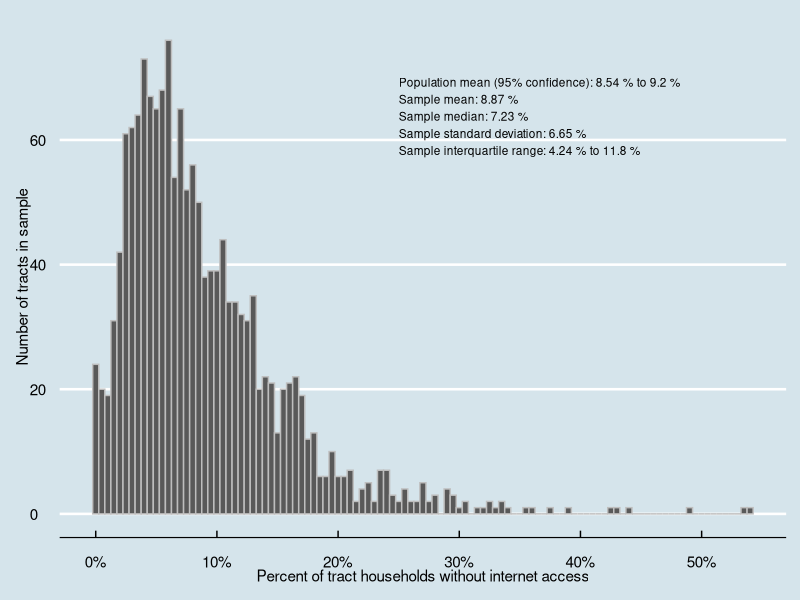
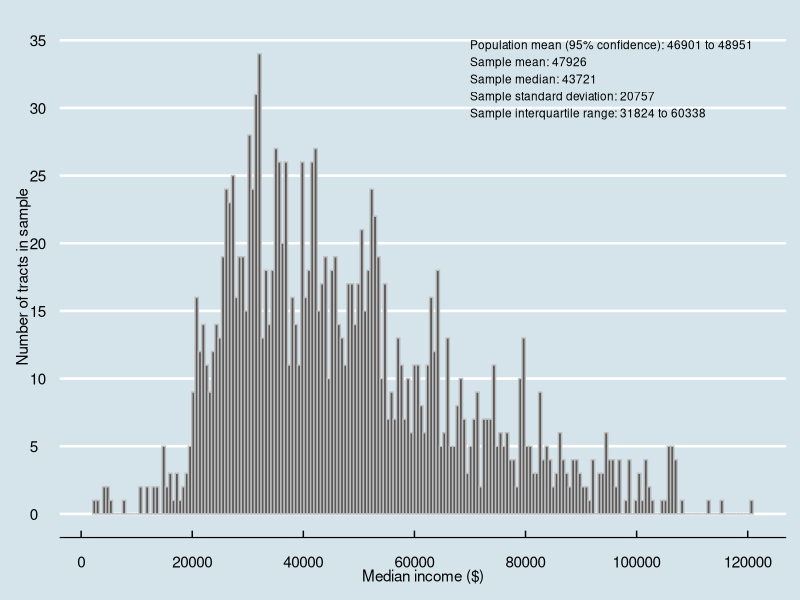
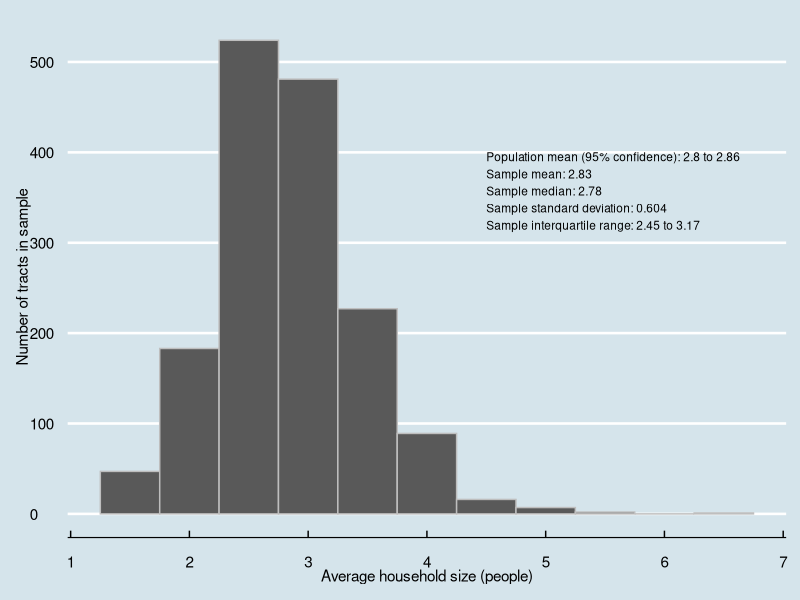

Write the R code that produced these figures, in order.
## ---- chunk 1
knitr::opts_chunk$set(echo = TRUE)
## ---- chunk 2
library(tidyverse)
library(ggplot2)
library(ggthemes)
## ---- chunk 3
tract_data <- read_csv("bayareaCA2018.csv")
## ---- chunk 4
no_internet_summary <-  summary(tract_data$pct_no_internet)
no_internet_sd <- sd(tract_data$pct_no_internet, na.rm = TRUE)
no_internet_conf_int <- t.test(tract_data$pct_no_internet)

paste("The sample mean for percent of households without internet access is",
      prettyNum(no_internet_summary["Mean"]*100, digits=3),"%")

paste("The sample median for percent of households without internet access is",
      prettyNum(no_internet_summary["Median"]*100, digits=3),"%")

paste("The sample standard deviation for percent of households without internet access is",
      prettyNum(no_internet_sd*100, digits=3),"%")

paste("The sample interquartile range for percent of houesholds without internet access is",
      prettyNum(no_internet_summary["1st Qu."]*100, digits=3), "% to", 
      prettyNum(no_internet_summary["3rd Qu."]*100, digits=3), "%")
## ---- chunk 5
income_summary <- summary(tract_data$med_incomeE)
income_sd <- sd(tract_data$med_incomeE, na.rm = TRUE)
income_conf_int <- t.test(tract_data$med_incomeE)

paste("The sample mean for median income is $",
      prettyNum(income_summary["Mean"], digits=3))

paste("The sample median for median income is $",
      prettyNum(income_summary["Median"], digits=3))

paste("The sample standard deviation for median income is $",
      prettyNum(income_sd, digits = 3))

paste("The sample interquartile range for median income is $",
      prettyNum(income_summary["1st Qu."], digits=5),"to $", 
      prettyNum(income_summary["3rd Qu."], digits=5))
## ---- chunk 6
hh_size_summary <- summary(tract_data$avg_hh_sizeE)
hh_size_sd <- sd(tract_data$avg_hh_sizeE, na.rm = TRUE)
hh_size_conf_int <- t.test(tract_data$avg_hh_sizeE)

paste("The sample mean for average household size is",
      prettyNum(hh_size_summary["Mean"], digits=3,"people"))

paste("The sample median for average household size is",
      prettyNum(hh_size_summary["Median"], digits=3,"people"))

paste("The sample standard deviation for average household size is",
      prettyNum(hh_size_sd, digits = 3),"people")

paste("The sample interquartile range for average household size is",
      prettyNum(hh_size_summary["1st Qu."], digits=3), "people to", 
      prettyNum(hh_size_summary["3rd Qu."], digits=3), "people")
## ---- chunk 7
summary_table <- tibble(
  Statistic = c("Sample mean", 
                "Median",
                "Standard deviation",
                "Interquartile range",
                "Population mean (95% confidence)"),
  `Percent households without internet` = c(paste(prettyNum(no_internet_summary["Mean"]*100, digits=3),"%"),
  paste(prettyNum(no_internet_summary["Median"]*100, digits=3),"%"),
  paste(prettyNum(no_internet_sd*100, digits=3),"%"),
  paste(prettyNum(no_internet_summary["1st Qu."]*100, digits=3), "% to", 
  prettyNum(no_internet_summary["3rd Qu."]*100, digits=3), "%"),
  paste(prettyNum(no_internet_conf_int$conf.int[1]*100, digits=3), "% to",
        prettyNum(no_internet_conf_int$conf.int[2]*100, digits=3), "%")),
  `Median income` =  
c(prettyNum(income_summary["Mean"], digits=3), 
  prettyNum(income_summary["Median"], digits=3),
  prettyNum(income_sd, digits = 3),
  paste(prettyNum(income_summary["1st Qu."], digits=5),"to", 
        prettyNum(income_summary["3rd Qu."], digits=5)),
  paste(prettyNum(income_conf_int$conf.int[1], digits=3), "to",
        prettyNum(income_conf_int$conf.int[2], digits=3))),
  `Average household size` =
c(prettyNum(hh_size_summary["Mean"], digits=3), 
  prettyNum(hh_size_summary["Median"], digits=3),
  prettyNum(hh_size_sd, digits = 3),
  paste(hh_size_summary["1st Qu."],"to", hh_size_summary["3rd Qu."]),
  paste(prettyNum(hh_size_conf_int$conf.int[1], digits=3), "to",
        prettyNum(hh_size_conf_int$conf.int[2], digits=3))))

knitr::kable(summary_table, caption = "Characteristics of census tracts in nine-county Bay Area")
## ---- chunk 8
ggplot(tract_data, aes(x = pct_no_internet)) + 
  geom_histogram(color = "gray", binwidth = 0.005) +
  theme_economist() +
  scale_x_continuous(name = "Percent of tract households without internet access",
                     breaks = breaks <- seq(0, 1, by = .1),
                     labels = paste(breaks*100, "%", sep = "")) + 
  scale_y_continuous(name = "Number of tracts in sample") +
  annotate("text", x = .25, y = 70, size = 3, 
           label = paste("Population mean (95% confidence):",
                         prettyNum(no_internet_conf_int$conf.int[1]*100, digits=3), "% to",
                         prettyNum(no_internet_conf_int$conf.int[2]*100, digits=3), "%",
                         "\nSample mean:", 
                         prettyNum(no_internet_summary["Mean"]*100, digits=3),"%",
                         "\nSample median:",
                         prettyNum(no_internet_summary["Median"]*100, digits=3),"%",
                         "\nSample standard deviation:",
                         prettyNum(no_internet_sd*100, digits=3),"%", 
                         "\nSample interquartile range:",
                         prettyNum(no_internet_summary["1st Qu."]*100, digits=3), "% to", 
                         prettyNum(no_internet_summary["3rd Qu."]*100, digits=3), "%"),
           hjust = 0, vjust = 1) 
## ---- chunk 9
options(scipen = 999)
ggplot(tract_data, aes(x = med_incomeE)) + 
  geom_histogram(color = "gray", bins = 200) +
  theme_economist() +
  scale_x_continuous(name = "Median income ($)",
                     breaks = breaks <- seq(0, 120000, by = 20000),
                     labels = paste(breaks)) + 
  scale_y_continuous(name = "Number of tracts in sample",
                     breaks = breaks <- seq(0, 40, by = 5),
                     labels = paste(breaks)) +
  annotate("text", x = 70000, y = 35, size = 3, 
           label = paste("Population mean (95% confidence):",
                         prettyNum(income_conf_int$conf.int[1], digits=3), "to",
                         prettyNum(income_conf_int$conf.int[2], digits=3),
                         "\nSample mean:", 
                         prettyNum(income_summary["Mean"], digits=3),
                         "\nSample median:",
                         prettyNum(income_summary["Median"], digits=3),
                         "\nSample standard deviation:",
                         prettyNum(income_sd, digits = 3), 
                         "\nSample interquartile range:",
                         prettyNum(income_summary["1st Qu."], digits=5),"to", 
                         prettyNum(income_summary["3rd Qu."], digits=5)),
           hjust = 0, vjust = 1) 
  
## ---- chunk 10
ggplot(tract_data, aes(x = avg_hh_sizeE)) + 
  geom_histogram(color = "gray", binwidth = .5) +
  theme_economist() +
  scale_x_continuous(name = "Average household size (people)",
                     breaks = breaks <- seq(0, 8, by = 1),
                     labels = paste(breaks)) + 
  scale_y_continuous(name = "Number of tracts in sample") +
  annotate("text", x = 4.5, y = 400, size = 3, 
           label = paste("Population mean (95% confidence):",
                         prettyNum(hh_size_conf_int$conf.int[1], digits=3), "to",
                         prettyNum(hh_size_conf_int$conf.int[2], digits=3),
                         "\nSample mean:", 
                         prettyNum(hh_size_summary["Mean"], digits=3),
                         "\nSample median:",
                         prettyNum(hh_size_summary["Median"], digits=3),
                         "\nSample standard deviation:",
                         prettyNum(hh_size_sd, digits = 3), 
                         "\nSample interquartile range:",
                         prettyNum(hh_size_summary["1st Qu."], digits=5),"to", 
                         prettyNum(hh_size_summary["3rd Qu."], digits=5)),
           hjust = 0, vjust = 1) 
## ---- chunk 11
alameda <- t.test(tract_data$county == "Alameda")
contra_costa <- t.test(tract_data$county == "ContraCosta")
marin <- t.test(tract_data$county == "Marin")
napa <- t.test(tract_data$county == "Napa")
san_francisco <- t.test(tract_data$county == "San Francisco")
san_mateo <- t.test(tract_data$county == "San Mateo")
santa_clara <- t.test(tract_data$county == "Santa Clara")
solano <- t.test(tract_data$county == "Solano")
sonoma <- t.test(tract_data$county == "Sonoma")
## ---- chunk 12
county <- tibble(`County` = c("Alameda", "ContraCosta", "Marin", "Napa",
                                  "San Francisco", "San Mateo", 
                                  "Santa Clara", "Solano", "Sonoma"), 
                     `Sample proportion` =
                       c(paste(prettyNum(alameda$estimate*100,
                                         digits = 3), "%"),
                         paste(prettyNum(contra_costa$estimate*100,
                                         digits = 3), "%"),
                         paste(prettyNum(marin$estimate*100,
                                         digits = 3), "%"),
                         paste(prettyNum(napa$estimate*100,
                                         digits = 3), "%"),
                         paste(prettyNum(san_francisco$estimate*100,
                                         digits = 3), "%"),
                         paste(prettyNum(san_mateo$estimate*100,
                                         digits = 3), "%"),
                         paste(prettyNum(santa_clara$estimate*100,
                                         digits = 3), "%"),
                         paste(prettyNum(solano$estimate*100,
                                         digits = 3), "%"),
                         paste(prettyNum(sonoma$estimate*100,
                                         digits = 3), "%")), 
                      `95-percent confidence interval` =  
                        c(paste(prettyNum(alameda$conf.int[1]*100,
                                          digits = 3), "% to ",
                                prettyNum(alameda$conf.int[2]*100,
                                          digits = 3), "%"),
                         paste(prettyNum(contra_costa$conf.int[1]*100,
                                          digits = 3), "% to ",
                                prettyNum(contra_costa$conf.int[2]*100,
                                          digits = 3), "%"),
                         paste(prettyNum(marin$conf.int[1]*100,
                                          digits = 3), "% to ",
                                prettyNum(marin$conf.int[2]*100,
                                          digits = 3), "%"),
                         paste(prettyNum(napa$conf.int[1]*100,
                                          digits = 3), "% to ",
                                prettyNum(napa$conf.int[2]*100,
                                          digits = 3), "%"),
                         paste(prettyNum(san_francisco$conf.int[1]*100,
                                          digits = 3), "% to ",
                                prettyNum(san_francisco$conf.int[2]*100,
                                          digits = 3), "%"),
                         paste(prettyNum(san_mateo$conf.int[1]*100,
                                          digits = 3), "% to ",
                                prettyNum(san_mateo$conf.int[2]*100,
                                          digits = 3), "%"),
                         paste(prettyNum(santa_clara$conf.int[1]*100,
                                          digits = 3), "% to ",
                                prettyNum(santa_clara$conf.int[2]*100,
                                          digits = 3), "%"),
                         paste(prettyNum(solano$conf.int[1]*100,
                                          digits = 3), "% to ",
                                prettyNum(solano$conf.int[2]*100,
                                          digits = 3), "%"),
                         paste(prettyNum(sonoma$conf.int[1]*100,
                                          digits = 3), "% to ",
                                prettyNum(sonoma$conf.int[2]*100,
                                          digits = 3), "%")))
knitr::kable(county, caption = "Census tracts in the nine-county Bay Area")
## ---- chunk 13
nh_black <- t.test (tract_data$maj_re == "nh_black")
hs_latino <- t.test (tract_data$maj_re == "hisp_latino")
no_majority <- t.test (tract_data$maj_re == "no_maj_re")
nh_white <- t.test (tract_data$maj_re == "nh_white")
nh_asian <- t.test (tract_data$maj_re == "nh_asian")
native_am <- t.test (tract_data$maj_re == "native_am")
hawaiian_PI <- t.test (tract_data$maj_re == "hawaiian_PI")
multi <- t.test (tract_data$maj_re == "multi")
other_nh <- t.test (tract_data$maj_re == "other_nh")
## ---- chunk 14
race_shares <- tibble(`Majority Race` = c("Hispanic/Latino",
                                  "White (not Hispanic/Latino)",
                                  "No Majority",
                                  "Asian (not Hispanic/Latino)",
                                  "Black (not Hispanic/Latino)",
                                  "Native American (not Hispanic/Latino)",
                                  "Hawaiian/Pacific Islander (not Hispanic/Latino)",
                                  "Multiple races",
                                  "Other (not Hispanic/Latino)"),
                 `Sample proportion` = c(paste(prettyNum(hs_latino$estimate*100, digits = 3), "%"),
  paste(prettyNum(nh_white$estimate*100, digits = 3), "%"),
  paste(prettyNum(no_majority$estimate*100, digits = 3), "%"),
  paste(prettyNum(nh_asian$estimate*100, digits = 3), "%"),
  paste(prettyNum(nh_black$estimate*100, digits = 3), "%"),
  paste(prettyNum(native_am$estimate*100, digits = 3), "%"),
  paste(prettyNum(hawaiian_PI$estimate*100, digits = 3), "%"),
  paste(prettyNum(multi$estimate*100, digits = 3), "%"),
  paste(prettyNum(other_nh$estimate*100, digits = 3), "%")),
                 `95-percent confidence interval` = 
c(paste(prettyNum(hs_latino$conf.int[1]*100, digits=3), "% to ",
        prettyNum(hs_latino$conf.int[2]*100, digits=3), "%", sep=""),
  paste(prettyNum(nh_white$conf.int[1]*100, digits=3), "% to ",
        prettyNum(nh_white$conf.int[2]*100, digits=3), "%", sep=""),
  paste(prettyNum(no_majority$conf.int[1]*100, digits=3), "% to ",
        prettyNum(no_majority$conf.int[2]*100, digits=3), "%", sep=""),
  paste(prettyNum(nh_asian$conf.int[1]*100, digits=3), "% to ",
        prettyNum(nh_asian$conf.int[2]*100, digits=3), "%", sep=""),
  paste(prettyNum(nh_black$conf.int[1]*100, digits=3), "% to ",
        prettyNum(nh_black$conf.int[2]*100, digits=3), "%", sep=""),
  paste("no data"),
  paste("no data"),
  paste("no data"),
  paste("no data")))
                   
knitr::kable(race_shares, caption = "Census tracts in nine-county Bay Area")
## ---- chunk 15
maj_rented <- t.test(tract_data$maj_units_rented)
maj_owned <- t.test(!tract_data$maj_units_rented)
## ---- chunk 16
for_shares <- tibble(`Majority rented vs. owned` = c("Rented","Owned"), 
                     `Sample proportion` =
                       c(paste(prettyNum(maj_rented$estimate*100,
                                         digits = 3), "%"),
                         paste(prettyNum(maj_owned$estimate*100,
                                         digits = 3), "%")), 
                      `95-percent confidence interval` =  
                        c(paste(prettyNum(maj_rented$conf.int[1]*100,
                                          digits = 3), "% to ",
                                prettyNum(maj_rented$conf.int[2]*100,
                                          digits = 3), "%"),
                         paste(prettyNum(maj_owned$conf.int[1]*100,
                                          digits = 3), "% to ",
                                prettyNum(maj_owned$conf.int[2]*100,
                                          digits = 3), "%")))
knitr::kable(for_shares, caption = "Census tracts in nine-county Bay Area")
